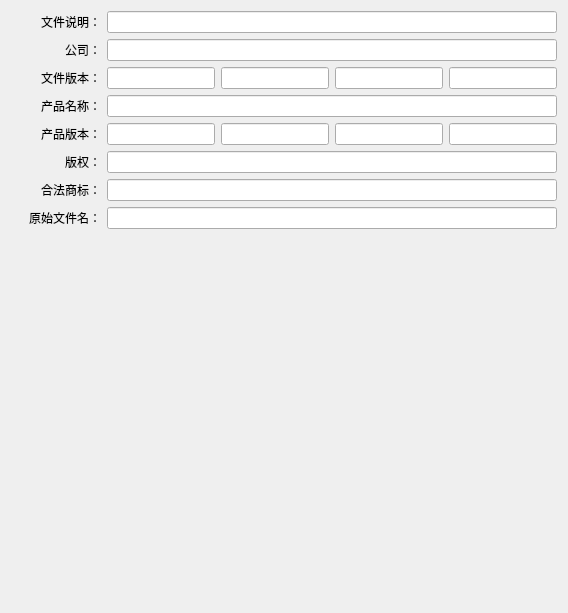
       <widget class="QWidget" name="tab_file_ver_info">
        <property name="toolTip">
         <string>需要在&quot;生成控制&quot;中勾选&quot;将文件信息写入生成的可执行文件&quot;，此设置才生效。
生成的可执行文件的附加信息，即鼠标悬停于exe文件上显示的信息，以及exe文件属性中的详细信息。</string>
        </property>
        <attribute name="title">
         <string>附加信息</string>
        </attribute>
        <layout class="QVBoxLayout" name="verticalLayout_7">
         <item>
          <layout class="QHBoxLayout" name="horizontalLayout_23">
           <item>
            <widget class="QLabel" name="label_12">
             <property name="minimumSize">
              <size>
               <width>90</width>
               <height>0</height>
              </size>
             </property>
             <property name="text">
              <string>文件说明：</string>
             </property>
             <property name="alignment">
              <set>Qt::AlignRight|Qt::AlignTrailing|Qt::AlignVCenter</set>
             </property>
            </widget>
           </item>
           <item>
            <widget class="QLineEdit" name="uiLineEdit_file_description"/>
           </item>
          </layout>
         </item>
         <item>
          <layout class="QHBoxLayout" name="horizontalLayout_24">
           <item>
            <widget class="QLabel" name="label_25">
             <property name="minimumSize">
              <size>
               <width>90</width>
               <height>0</height>
              </size>
             </property>
             <property name="text">
              <string>公司：</string>
             </property>
             <property name="alignment">
              <set>Qt::AlignRight|Qt::AlignTrailing|Qt::AlignVCenter</set>
             </property>
            </widget>
           </item>
           <item>
            <widget class="QLineEdit" name="uiLineEdit_company_name"/>
           </item>
          </layout>
         </item>
         <item>
          <layout class="QHBoxLayout" name="horizontalLayout_25">
           <item>
            <widget class="QLabel" name="label_19">
             <property name="minimumSize">
              <size>
               <width>90</width>
               <height>0</height>
              </size>
             </property>
             <property name="text">
              <string>文件版本：</string>
             </property>
             <property name="alignment">
              <set>Qt::AlignRight|Qt::AlignTrailing|Qt::AlignVCenter</set>
             </property>
            </widget>
           </item>
           <item>
            <layout class="QHBoxLayout" name="horizontalLayout_10">
             <item>
              <widget class="QLineEdit" name="uiLineEdit_file_version_0"/>
             </item>
             <item>
              <widget class="QLineEdit" name="uiLineEdit_file_version_1"/>
             </item>
             <item>
              <widget class="QLineEdit" name="uiLineEdit_file_version_2"/>
             </item>
             <item>
              <widget class="QLineEdit" name="uiLineEdit_file_version_3"/>
             </item>
            </layout>
           </item>
          </layout>
         </item>
         <item>
          <layout class="QHBoxLayout" name="horizontalLayout_26">
           <item>
            <widget class="QLabel" name="label_20">
             <property name="minimumSize">
              <size>
               <width>90</width>
               <height>0</height>
              </size>
             </property>
             <property name="text">
              <string>产品名称：</string>
             </property>
             <property name="alignment">
              <set>Qt::AlignRight|Qt::AlignTrailing|Qt::AlignVCenter</set>
             </property>
            </widget>
           </item>
           <item>
            <widget class="QLineEdit" name="uiLineEdit_product_name"/>
           </item>
          </layout>
         </item>
         <item>
          <layout class="QHBoxLayout" name="horizontalLayout_27">
           <item>
            <widget class="QLabel" name="label_21">
             <property name="minimumSize">
              <size>
               <width>90</width>
               <height>0</height>
              </size>
             </property>
             <property name="text">
              <string>产品版本：</string>
             </property>
             <property name="alignment">
              <set>Qt::AlignRight|Qt::AlignTrailing|Qt::AlignVCenter</set>
             </property>
            </widget>
           </item>
           <item>
            <layout class="QHBoxLayout" name="horizontalLayout_22">
             <item>
              <widget class="QLineEdit" name="uiLineEdit_product_version_0"/>
             </item>
             <item>
              <widget class="QLineEdit" name="uiLineEdit_product_version_1"/>
             </item>
             <item>
              <widget class="QLineEdit" name="uiLineEdit_product_version_2"/>
             </item>
             <item>
              <widget class="QLineEdit" name="uiLineEdit_product_version_3"/>
             </item>
            </layout>
           </item>
          </layout>
         </item>
         <item>
          <layout class="QHBoxLayout" name="horizontalLayout_28">
           <item>
            <widget class="QLabel" name="label_22">
             <property name="minimumSize">
              <size>
               <width>90</width>
               <height>0</height>
              </size>
             </property>
             <property name="text">
              <string>版权：</string>
             </property>
             <property name="alignment">
              <set>Qt::AlignRight|Qt::AlignTrailing|Qt::AlignVCenter</set>
             </property>
            </widget>
           </item>
           <item>
            <widget class="QLineEdit" name="uiLineEdit_legal_copyright"/>
           </item>
          </layout>
         </item>
         <item>
          <layout class="QHBoxLayout" name="horizontalLayout_29">
           <item>
            <widget class="QLabel" name="label_23">
             <property name="minimumSize">
              <size>
               <width>90</width>
               <height>0</height>
              </size>
             </property>
             <property name="text">
              <string>合法商标：</string>
             </property>
             <property name="alignment">
              <set>Qt::AlignRight|Qt::AlignTrailing|Qt::AlignVCenter</set>
             </property>
            </widget>
           </item>
           <item>
            <widget class="QLineEdit" name="uiLineEdit_legal_trademarks"/>
           </item>
          </layout>
         </item>
         <item>
          <layout class="QHBoxLayout" name="horizontalLayout_30">
           <item>
            <widget class="QLabel" name="label_24">
             <property name="minimumSize">
              <size>
               <width>90</width>
               <height>0</height>
              </size>
             </property>
             <property name="text">
              <string>原始文件名：</string>
             </property>
             <property name="alignment">
              <set>Qt::AlignRight|Qt::AlignTrailing|Qt::AlignVCenter</set>
             </property>
            </widget>
           </item>
           <item>
            <widget class="QLineEdit" name="uiLineEdit_original_filename"/>
           </item>
          </layout>
         </item>
         <item>
          <spacer name="verticalSpacer">
           <property name="orientation">
            <enum>Qt::Vertical</enum>
           </property>
           <property name="sizeHint" stdset="0">
            <size>
             <width>20</width>
             <height>373</height>
            </size>
           </property>
          </spacer>
         </item>
        </layout>
       </widget>
